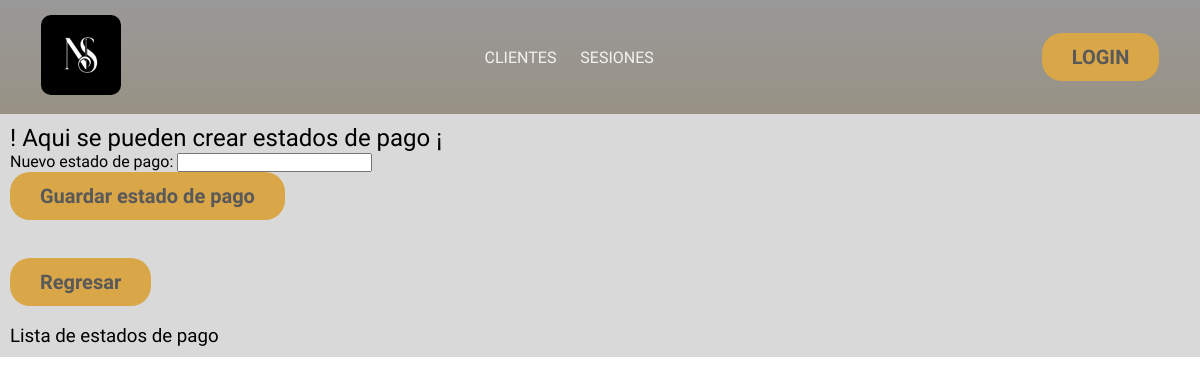
Page /formulario/crear_status/ on the earlier database version.
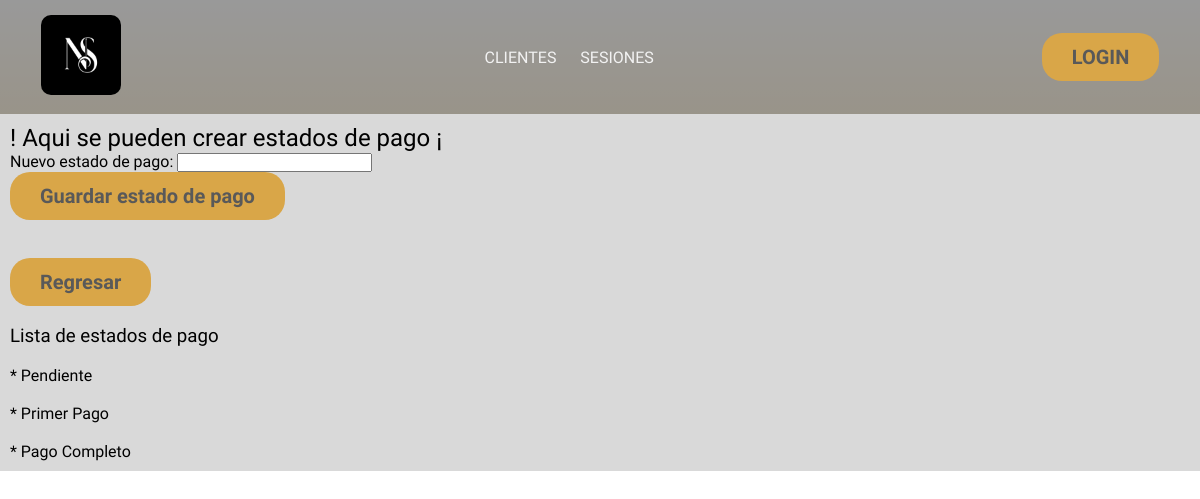
Same page on the later database version.
### formulario/models.py (models this page shows, shortened)
class Status(models.Model):
  nombre    = models.CharField(max_length=30, null=False, blank=False,verbose_name='Nuevo estado de pago')

### formulario/views.py (the view)
# urls.py: path('crear_status/',           views.crear_status,   name="crear_status"),
def crear_status(request):
  if request.method == 'POST':
    form1 = StatusForm(request.POST, prefix='form1')
    if form1.is_valid():
      form1.save()
      form1 = StatusForm()
    lista_status = Status.objects.all()
    return render(request, '1.administrador/crear_status.html', {
      'form1':form1,
      'lista_status':lista_status
    })
  else:
    form1 = StatusForm(prefix='form1')
  lista_status = Status.objects.all()
  return render(request, '1.administrador/crear_status.html', {
    'form':form1,
    'lista_status':lista_status
  })

### formulario/forms.py
class StatusForm(ModelForm):
  class Meta:
    model   = Status
    fields  = ["nombre"]

### templates/1.administrador/crear_status.html (shortened to what this page needs)
{% extends "layouts/app.html" %}
{% block content %}
<h2> ! Aqui se pueden crear estados de pago ¡</h2>
{% endblock content %}
{% block registrar %}
<form action="{% url "crear_status" %}" method="post">
  {{ form }}
  <button type="submit">Guardar estado de pago</button>
</form>
<br><br>
<form action="{% url "agendar" %}">
  <button type="submit"> Regresar </button>
</form>
<br>
<h3> Lista de estados de pago </h3>
<ul>
{% for estado in lista_status %}
<li>
  <br>
  <p>
  * {{estado.nombre}} <br>
  </p>
  </li>
{% endfor %}
</ul>
{% endblock registrar %}

Differences in the rows shown:
added Status: nombre "Pendiente"
added Status: nombre "Primer Pago"
added Status: nombre "Pago Completo"
